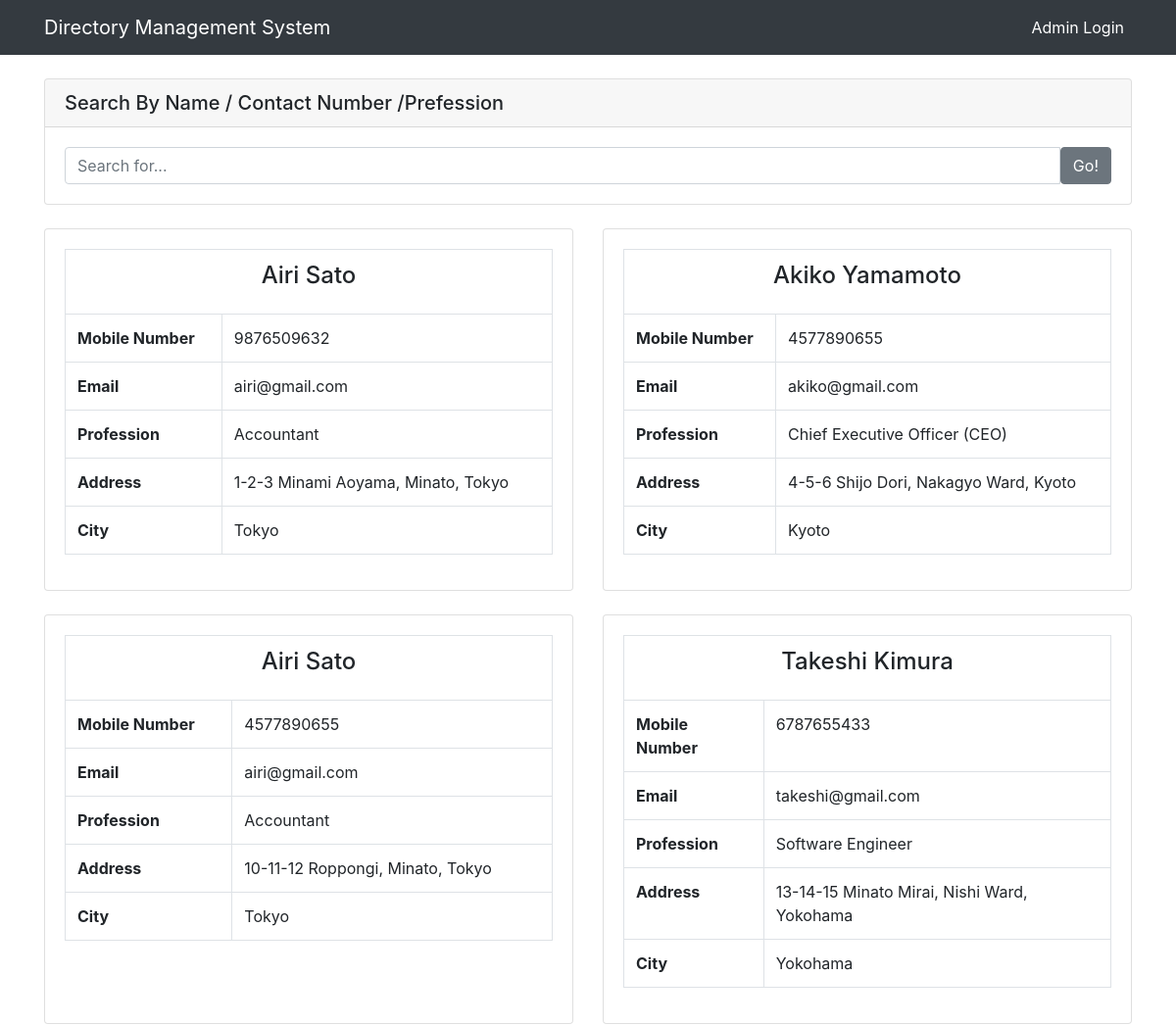
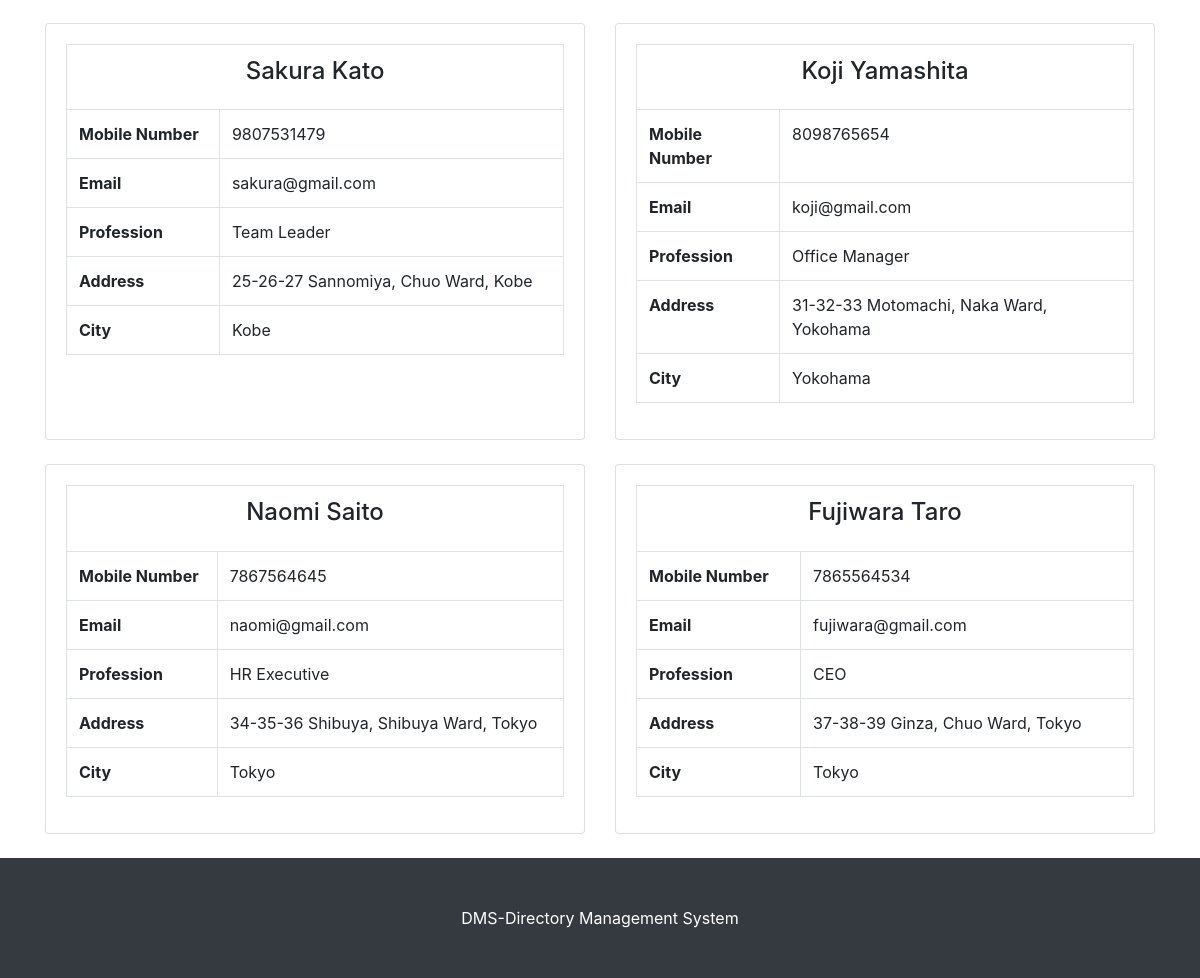
The app's page /dms/index.php with its own data (2 pictures, top to bottom).
### tables this page shows
CREATE TABLE `tbldirectory` (
  `ID` int(10) NOT NULL,
  `FullName` varchar(120) DEFAULT NULL,
  `Profession` varchar(120) DEFAULT NULL,
  `Email` varchar(120) NOT NULL,
  `MobileNumber` bigint(11) DEFAULT NULL,
  `Address` varchar(250) NOT NULL,
  `City` varchar(250) NOT NULL,
  `Status` varchar(120) NOT NULL
);

### dms/index.php (the view, shortened to what this page needs)
<?php
include('admin/include/dbconnection.php');
?>
<!DOCTYPE html>
<html lang="en">
<head>
  <link href="vendor/bootstrap/css/bootstrap.min.css" rel="stylesheet">
  <link href="css/heroic-features.css" rel="stylesheet">
</head>
<body>
  <nav class="navbar navbar-expand-lg navbar-dark bg-dark fixed-top" >
    <div class="container">
      <a class="navbar-brand" href="index.php"> Directory Management System</a>
     <div class="collapse navbar-collapse" id="navbarResponsive">
        <ul class="navbar-nav ml-auto">
          <li class="nav-item active">
            <a class="nav-link" href="admin/">Admin Login
            </a>
          </li>
        </ul>
      </div>
    </div>
  </nav>
  <div class="container">
<form name="search" method="post" action="searchdata.php">
       <div class="card my-4">
          <h5 class="card-header">Search By Name / Contact Number /Prefession </h5>
          <div class="card-body">
            <div class="input-group">
              <input type="text" class="form-control" name="searchdata" placeholder="Search for..." required="true">
              <span class="input-group-btn">
                <button class="btn btn-secondary" type="submit">Go!</button>
              </span>
            </div>
          </div>
        </div>
</form>
    <div class="row text-left">
<?php
$ret=mysqli_query($con,"select * from tbldirectory where  (Status=1)");
$num=mysqli_num_rows($ret);
if($num>0){
while ($row=mysqli_fetch_array($ret)) {
?>
      <div class="col-lg-6 col-md-6 mb-4">
        <div class="card h-100">
          <div class="card-body">
  <table class="table table-bordered">
      <tr>
        <th colspan="2">  <h4 class="card-title" align="center"><?php  echo $row['FullName'];?></h4></th>
      </tr>
      <tr>
        <th>Mobile Number</th>
        <td><?php  echo $row['MobileNumber'];?></td>
      </tr>
           <tr>
        <th>Email</th>
        <td><?php  echo $row['Email'];?></td>
      </tr>
           <tr>
        <th>Profession</th>
        <td><?php  echo $row['Profession'];?></td>
      </tr>
           <tr>
        <th>Address</th>
        <td><?php  echo $row['Address'];?></td>
      </tr>
         <tr>
        <th>City</th>
        <td><?php  echo $row['City'];?></td>
      </tr>
    </table>
          </div>
        </div>
      </div>
    <?php } }?>
    </div>
  </div>
  <footer class="py-5 bg-dark">
    <div class="container">
      <p class="m-0 text-center text-white">   <span>DMS-Directory Management System</span></p>
    </div>
  </footer>
</body>
</html>

### dms/css/heroic-features.css (style rules this page uses)
body { padding-top: 56px; }

### records on screen
tbldirectory: FullName "Airi Sato", MobileNumber "9876509632", Email "airi@gmail.com", Profession "Accountant", Address "1-2-3 Minami Aoyama, Minato, Tokyo", City "Tokyo"
tbldirectory: FullName "Akiko Yamamoto", MobileNumber "4577890655", Email "akiko@gmail.com", Profession "Chief Executive Officer (CEO)", Address "4-5-6 Shijo Dori, Nakagyo Ward, Kyoto", City "Kyoto"
tbldirectory: FullName "Airi Sato", MobileNumber "4577890655", Email "airi@gmail.com", Profession "Accountant", Address "10-11-12 Roppongi, Minato, Tokyo", City "Tokyo"
tbldirectory: FullName "Takeshi Kimura", MobileNumber "6787655433", Email "takeshi@gmail.com", Profession "Software Engineer", Address "13-14-15 Minato Mirai, Nishi Ward, Yokohama", City "Yokohama"
tbldirectory: FullName "Sakura Kato", MobileNumber "9807531479", Email "sakura@gmail.com", Profession "Team Leader", Address "25-26-27 Sannomiya, Chuo Ward, Kobe", City "Kobe"
tbldirectory: FullName "Koji Yamashita", MobileNumber "8098765654", Email "koji@gmail.com", Profession "Office Manager", Address "31-32-33 Motomachi, Naka Ward, Yokohama", City "Yokohama"
tbldirectory: FullName "Naomi Saito", MobileNumber "7867564645", Email "naomi@gmail.com", Profession "HR Executive", Address "34-35-36 Shibuya, Shibuya Ward, Tokyo", City "Tokyo"
tbldirectory: FullName "Fujiwara Taro", MobileNumber "7865564534", Email "fujiwara@gmail.com", Profession "CEO", Address "37-38-39 Ginza, Chuo Ward, Tokyo", City "Tokyo"
